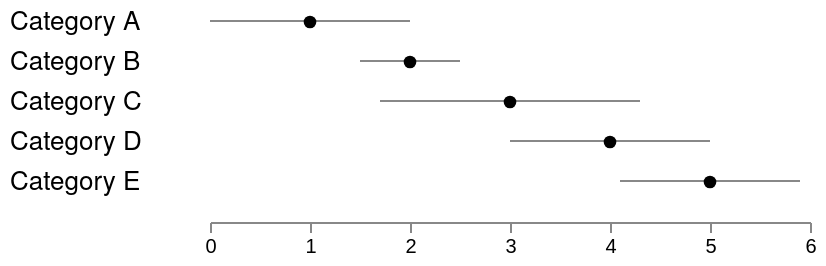

Vega-Lite specification stored for this chart:
### Vega specification from a JSON file in a GitHub repository (floating-point values rounded to 4 significant figures)
{"$schema": "https://vega.github.io/schema/vega/v5.json", "width": 400, "height": 100, "padding": 5, "data": [{"name": "aggregate", "values": [{"label": "Category A", "mean": 1, "lo": 0, "hi": 2}, {"label": "Category B", "mean": 2, "lo": 1.5, "hi": 2.5}, {"label": "Category C", "mean": 3, "lo": 1.7, "hi": 4.3}, {"label": "Category D", "mean": 4, "lo": 3, "hi": 5}, {"label": "Category E", "mean": 5, "lo": 4.1, "hi": 5.9}]}], "scales": [{"name": "y", "type": "band", "range": "height", "domain": {"data": "aggregate", "field": "label"}}, {"name": "x", "type": "linear", "domain": {"data": "aggregate", "field": "hi"}, "range": [100, 400], "nice": true, "zero": true}], "axes": [{"orient": "bottom", "scale": "x", "tickCount": 6}], "marks": [{"type": "text", "from": {"data": "aggregate"}, "encode": {"enter": {"x": {"value": 0}, "y": {"scale": "y", "field": "label"}, "baseline": {"value": "middle"}, "fill": {"value": "#000"}, "text": {"field": "label"}, "font": {"value": "Helvetica Neue"}, "fontSize": {"value": 13}}}}, {"type": "rect", "from": {"data": "aggregate"}, "encode": {"enter": {"x": {"scale": "x", "field": "lo"}, "x2": {"scale": "x", "field": "hi"}, "y": {"scale": "y", "field": "label", "offset": -1}, "height": {"value": 1}, "fill": {"value": "#888"}}}}, {"type": "symbol", "from": {"data": "aggregate"}, "encode": {"enter": {"x": {"scale": "x", "field": "mean"}, "y": {"scale": "y", "field": "label"}, "size": {"value": 40}, "fill": {"value": "#000"}}}}]}
